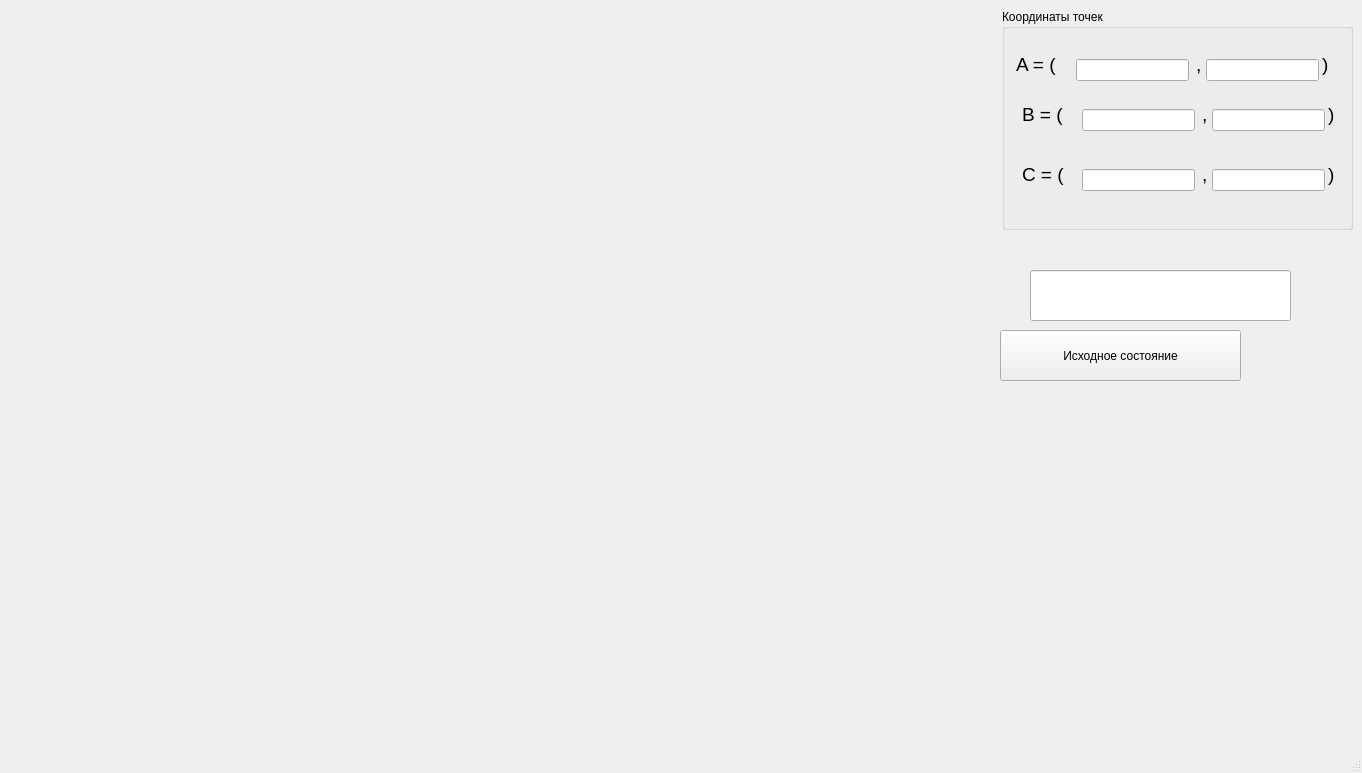
<?xml version="1.0" encoding="UTF-8"?>
<ui version="4.0">
 <class>MainWindow</class>
 <widget class="QMainWindow" name="MainWindow">
  <property name="geometry">
   <rect>
    <x>0</x>
    <y>0</y>
    <width>1362</width>
    <height>773</height>
   </rect>
  </property>
  <property name="windowTitle">
   <string>MainWindow</string>
  </property>
  <widget class="QWidget" name="centralwidget">
   <widget class="DrawWidget" name="draw_widget" native="true">
    <property name="geometry">
     <rect>
      <x>9</x>
      <y>9</y>
      <width>981</width>
      <height>704</height>
     </rect>
    </property>
   </widget>
   <widget class="QGroupBox" name="groupBox">
    <property name="geometry">
     <rect>
      <x>1002</x>
      <y>9</y>
      <width>351</width>
      <height>221</height>
     </rect>
    </property>
    <property name="title">
     <string>Координаты точек</string>
    </property>
    <widget class="QLabel" name="label_3">
     <property name="geometry">
      <rect>
       <x>320</x>
       <y>40</y>
       <width>20</width>
       <height>31</height>
      </rect>
     </property>
     <property name="font">
      <font>
       <pointsize>14</pointsize>
      </font>
     </property>
     <property name="text">
      <string>)</string>
     </property>
    </widget>
    <widget class="QLineEdit" name="le_Ax">
     <property name="geometry">
      <rect>
       <x>74</x>
       <y>50</y>
       <width>113</width>
       <height>22</height>
      </rect>
     </property>
    </widget>
    <widget class="QLineEdit" name="le_Ay">
     <property name="geometry">
      <rect>
       <x>204</x>
       <y>50</y>
       <width>113</width>
       <height>22</height>
      </rect>
     </property>
    </widget>
    <widget class="QLabel" name="label_2">
     <property name="geometry">
      <rect>
       <x>194</x>
       <y>40</y>
       <width>16</width>
       <height>31</height>
      </rect>
     </property>
     <property name="font">
      <font>
       <pointsize>14</pointsize>
      </font>
     </property>
     <property name="text">
      <string>,</string>
     </property>
    </widget>
    <widget class="QLabel" name="label">
     <property name="geometry">
      <rect>
       <x>14</x>
       <y>40</y>
       <width>61</width>
       <height>31</height>
      </rect>
     </property>
     <property name="font">
      <font>
       <pointsize>14</pointsize>
      </font>
     </property>
     <property name="text">
      <string>A = (</string>
     </property>
    </widget>
    <widget class="QLabel" name="label_6">
     <property name="geometry">
      <rect>
       <x>20</x>
       <y>90</y>
       <width>61</width>
       <height>31</height>
      </rect>
     </property>
     <property name="font">
      <font>
       <pointsize>14</pointsize>
      </font>
     </property>
     <property name="text">
      <string>B = (</string>
     </property>
    </widget>
    <widget class="QLabel" name="label_5">
     <property name="geometry">
      <rect>
       <x>200</x>
       <y>90</y>
       <width>16</width>
       <height>31</height>
      </rect>
     </property>
     <property name="font">
      <font>
       <pointsize>14</pointsize>
      </font>
     </property>
     <property name="text">
      <string>,</string>
     </property>
    </widget>
    <widget class="QLineEdit" name="le_By">
     <property name="geometry">
      <rect>
       <x>210</x>
       <y>100</y>
       <width>113</width>
       <height>22</height>
      </rect>
     </property>
    </widget>
    <widget class="QLineEdit" name="le_Bx">
     <property name="geometry">
      <rect>
       <x>80</x>
       <y>100</y>
       <width>113</width>
       <height>22</height>
      </rect>
     </property>
    </widget>
    <widget class="QLabel" name="label_4">
     <property name="geometry">
      <rect>
       <x>326</x>
       <y>90</y>
       <width>20</width>
       <height>31</height>
      </rect>
     </property>
     <property name="font">
      <font>
       <pointsize>14</pointsize>
      </font>
     </property>
     <property name="text">
      <string>)</string>
     </property>
    </widget>
    <widget class="QLabel" name="label_9">
     <property name="geometry">
      <rect>
       <x>20</x>
       <y>150</y>
       <width>61</width>
       <height>31</height>
      </rect>
     </property>
     <property name="font">
      <font>
       <pointsize>14</pointsize>
      </font>
     </property>
     <property name="text">
      <string>C = (</string>
     </property>
    </widget>
    <widget class="QLabel" name="label_7">
     <property name="geometry">
      <rect>
       <x>326</x>
       <y>150</y>
       <width>20</width>
       <height>31</height>
      </rect>
     </property>
     <property name="font">
      <font>
       <pointsize>14</pointsize>
      </font>
     </property>
     <property name="text">
      <string>)</string>
     </property>
    </widget>
    <widget class="QLineEdit" name="le_Cx">
     <property name="geometry">
      <rect>
       <x>80</x>
       <y>160</y>
       <width>113</width>
       <height>22</height>
      </rect>
     </property>
    </widget>
    <widget class="QLabel" name="label_8">
     <property name="geometry">
      <rect>
       <x>200</x>
       <y>150</y>
       <width>16</width>
       <height>31</height>
      </rect>
     </property>
     <property name="font">
      <font>
       <pointsize>14</pointsize>
      </font>
     </property>
     <property name="text">
      <string>,</string>
     </property>
    </widget>
    <widget class="QLineEdit" name="le_Cy">
     <property name="geometry">
      <rect>
       <x>210</x>
       <y>160</y>
       <width>113</width>
       <height>22</height>
      </rect>
     </property>
    </widget>
   </widget>
   <widget class="QPushButton" name="pushButton">
    <property name="geometry">
     <rect>
      <x>1000</x>
      <y>330</y>
      <width>241</width>
      <height>51</height>
     </rect>
    </property>
    <property name="text">
     <string>Исходное состояние</string>
    </property>
   </widget>
   <widget class="QLineEdit" name="turn">
    <property name="geometry">
     <rect>
      <x>1030</x>
      <y>270</y>
      <width>261</width>
      <height>51</height>
     </rect>
    </property>
   </widget>
  </widget>
  <widget class="QMenuBar" name="menubar">
   <property name="geometry">
    <rect>
     <x>0</x>
     <y>0</y>
     <width>1362</width>
     <height>29</height>
    </rect>
   </property>
  </widget>
  <widget class="QStatusBar" name="statusbar"/>
 </widget>
 <customwidgets>
  <customwidget>
   <class>DrawWidget</class>
   <extends>QWidget</extends>
   <header location="global">drawwidget.h</header>
   <container>1</container>
  </customwidget>
 </customwidgets>
 <resources/>
 <connections/>
</ui>
